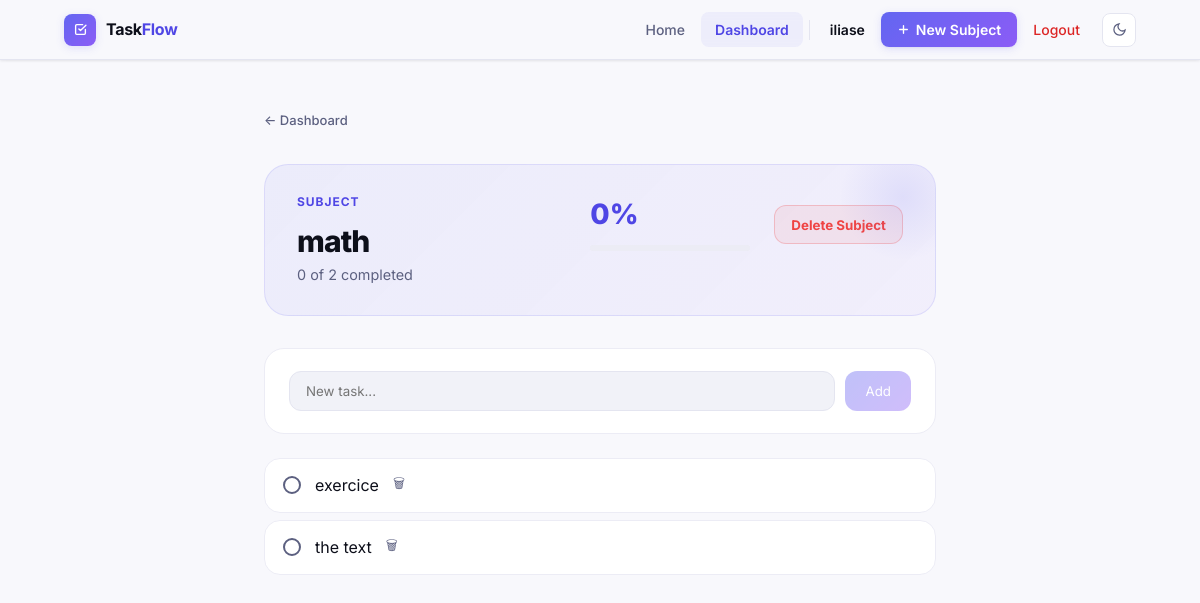
Screenshot of /subject/7/ (signed in) with the database file from the repository.
### core/models.py (models this page shows, shortened)
class Subject(models.Model):
    user = models.ForeignKey(User, on_delete=models.CASCADE, related_name='subjects')
    name = models.CharField(max_length=80)
    color = models.CharField(max_length=7, default="#6366f1")
    created_at = models.DateTimeField(auto_now_add=True)
    @property
    def task_count(self):
        return self.tasks.count()
    @property
    def done_count(self):
        return self.tasks.filter(done=True).count()
    @property
    def progress(self):
        total = self.task_count
        return round(self.done_count / total * 100) if total else 0

class Task(models.Model):
    subject = models.ForeignKey(Subject, on_delete=models.CASCADE, related_name='tasks')
    title = models.CharField(max_length=200)
    done = models.BooleanField(default=False)
    created_at = models.DateTimeField(auto_now_add=True)

### core/views.py (the view)
# urls.py: path('subject/<int:pk>/', views.subject_detail, name='subject_detail'),
@login_required
def subject_detail(request, pk):
    subject = get_object_or_404(Subject, pk=pk, user=request.user)
    tasks = subject.tasks.all().order_by('created_at')
    done_count = tasks.filter(done=True).count()
    return render(request, 'subject_details.html', {
        'subject': subject,
        'tasks': tasks,
        'incomplete_tasks': tasks.filter(done=False),
        'completed_tasks': tasks.filter(done=True),
        'progress': subject.progress,
        'task_form': TaskForm(),
        'done_count': done_count,
    })

### core/forms.py
class TaskForm(forms.ModelForm):
    class Meta:
        model = Task
        fields = ['title']
        widgets = {
            'title': forms.TextInput(attrs={
                'placeholder': 'Add a task...',
                'class': 'input'
            })
        }

### core/templates/subject_details.html (shortened to what this page needs)
{% extends "base.html" %}
{% block nav_dashboard %}active{% endblock %}
{% block content %}
<div class="container" style="max-width:720px">
  <a href="{% url 'dashboard' %}" class="back-link">← Dashboard</a>
  <div class="subject-hero">
    <div class="subject-hero-left">
      <div class="sh-label">Subject</div>
      <h1 class="sh-title">{{ subject.name }}</h1>
      <p class="sh-subtitle">
        {% if tasks.count == 0 %}
          No tasks yet
        {% else %}
          {{ done_count }} of {{ tasks.count }} completed
        {% endif %}
      </p>
    </div>
    {% if tasks.count > 0 %}
    <div>
      <span class="sh-pct-value">{{ progress }}%</span>
      <div class="progress-track">
      </div>
    </div>
    {% endif %}
    <form method="post" action="{% url 'delete_subject' subject.pk %}">
      <button class="btn-delete-subject" type="submit">Delete Subject</button>
    </form>
  </div>
  <div class="add-panel">
    <form method="post" action="{% url 'add_task' subject.id %}">
      <div class="add-task-row">
        <input class="task-input" name="title" id="taskInput" placeholder="New task...">
        <button class="btn-add-task" id="addBtn" disabled>Add</button>
      </div>
    </form>
  </div>
  <div class="task-list">
    {% for task in incomplete_tasks %}
    <div class="task-item" id="task-{{ task.id }}" onclick="toggleTask({{ task.id }})">
      <div class="task-icon"></div>
      <span>{{ task.title }}</span>
      <button class="task-delete-btn" onclick="deleteTask(event, {{ task.id }})">🗑</button>
    </div>
    {% endfor %}
  </div>
</div>
{% endblock %}

### core/templates/base.html (shortened to what this page needs)
<!DOCTYPE html>
<html lang="en">
<head>
</head>
<body>
<nav class="navbar" role="navigation" aria-label="Main navigation">
  <div class="navbar-inner">
    <a href="{% url 'home' %}" class="navbar-brand">
      <div class="brand-mark">
        <svg width="13" height="13" viewBox="0 0 24 24" fill="none" stroke="white" stroke-width="2.5" stroke-linecap="round" stroke-linejoin="round">
          <polyline points="9 11 12 14 22 4"/>
          <path d="M21 12v7a2 2 0 0 1-2 2H5a2 2 0 0 1-2-2V5a2 2 0 0 1 2-2h11"/>
        </svg>
      </div>
      <span class="brand-name">Task<span class="brand-dot">Flow</span></span>
    </a>
   <div class="navbar-nav" id="navMenu">
  <a href="{% url 'home' %}" class="nav-link {% block nav_home %}{% endblock %}">
    Home
  </a>
  {% if user.is_authenticated %}
    <a href="{% url 'dashboard' %}" class="nav-link {% block nav_dashboard %}{% endblock %}">
      Dashboard
    </a>
    <span class="nav-link" style="color:var(--fg); font-weight:600;">
      {{ user.username }}
    </span>
    <a href="{% url 'create_subject' %}" class="btn-nav-cta">
      <svg width="13" height="13" viewBox="0 0 24 24" fill="none" stroke="currentColor" stroke-width="2.5" stroke-linecap="round" stroke-linejoin="round">
        <line x1="12" y1="5" x2="12" y2="19"/>
        <line x1="5" y1="12" x2="19" y2="12"/>
      </svg>
      New Subject
    </a>
    <a href="{% url 'logout' %}" class="nav-link" style="color:var(--red);">
      Logout
    </a>
  {% endif %}
  <button class="theme-btn" id="themeToggle" aria-label="Toggle theme">
    <svg id="iconMoon" width="15" height="15" viewBox="0 0 24 24" fill="none" stroke="currentColor" stroke-width="2">
      <path d="M21 12.79A9 9 0 1 1 11.21 3 7 7 0 0 0 21 12.79z"/>
    </svg>
  </button>
</div>
  </div>
</nav>
<main class="page">
  {% block content %}{% endblock %}
</main>
</body>
</html>

### core/templates/subject_details.html (style rules this page uses)
.subject-hero { display: flex; align-items: flex-start; justify-content: space-between; gap: 1.5rem; flex-wrap: wrap; margin-bottom: 2rem; padding: 1.75rem 2rem; border-radius: var(--r-2xl); background: linear-gradient(135deg, var(--primary-pale) 0%, rgba(139,92,246,0.06) 100%); border: 1px solid rgba(99,102,241,0.15); position: relative; overflow: hidden; }
.subject-hero::after { content: ''; position: absolute; top: -2rem; right: -2rem; width: 8rem; height: 8rem; border-radius: 50%; background: radial-gradient(circle, rgba(99,102,241,0.12) 0%, transparent 70%); pointer-events: none; }
.subject-hero-left { flex: 1; min-width: 0; }
.sh-label { font-size: 0.75rem; font-weight: 700; text-transform: uppercase; letter-spacing: 0.08em; color: var(--primary); margin-bottom: 0.375rem; }
.sh-title { font-size: 1.875rem; font-weight: 800; letter-spacing: -0.03em; color: var(--fg); }
.sh-subtitle { font-size: 0.9rem; color: var(--fg-muted); }
.sh-pct-value { font-size: 1.75rem; font-weight: 800; color: var(--primary); }
.progress-track { width: 160px; height: 6px; background: var(--border-2); border-radius: 999px; overflow: hidden; margin-top: 0.5rem; }
.add-panel { background: var(--surface); border: 1px solid var(--border-2); border-radius: var(--r-xl); padding: 1.375rem 1.5rem; margin-bottom: 1.5rem; }
.add-task-row { display: flex; gap: 0.625rem; }
.task-input { width: 100%; padding: 0.6875rem 1rem; border-radius: var(--r-md); border: 1.5px solid var(--border); background: var(--bg-subtle); color: var(--fg); }
.btn-add-task { padding: 0.6875rem 1.25rem; border-radius: var(--r-md); background: linear-gradient(135deg, var(--indigo-500), var(--violet-500)); color: #fff; border: none; cursor: pointer; }
.btn-add-task:disabled { opacity: 0.4; cursor: not-allowed; }
.task-list { display: flex; flex-direction: column; gap: 0.5rem; }
.task-item { display: flex; align-items: center; gap: 0.875rem; padding: 0.875rem 1.125rem; border-radius: var(--r-lg); background: var(--surface); border: 1px solid var(--border-2); cursor: pointer; transition: all 0.25s cubic-bezier(0.2, 0.8, 0.2, 1); will-change: transform, opacity; }
.task-icon { width: 18px; height: 18px; border-radius: 50%; border: 2px solid var(--fg-muted); display: flex; align-items: center; justify-content: center; flex-shrink: 0; transition: all 0.2s ease; }
.task-delete-btn { background: transparent; border: none; cursor: pointer; color: var(--fg-muted); }
.btn-delete-subject { margin-top: 0.75rem; padding: 0.65rem 1rem; border-radius: var(--r-md); border: 1px solid rgba(239,68,68,0.25); background: rgba(239,68,68,0.08); color: #ef4444; font-weight: 700; cursor: pointer; }

### rows the page displays
Subject: name "math"
Task: title "exercice"
Task: title "the text"

### other values shown
{{ user.username }} "iliase"
{{ done_count }} "0"
{{ tasks.count }} "2"
{{ progress }} "0"
